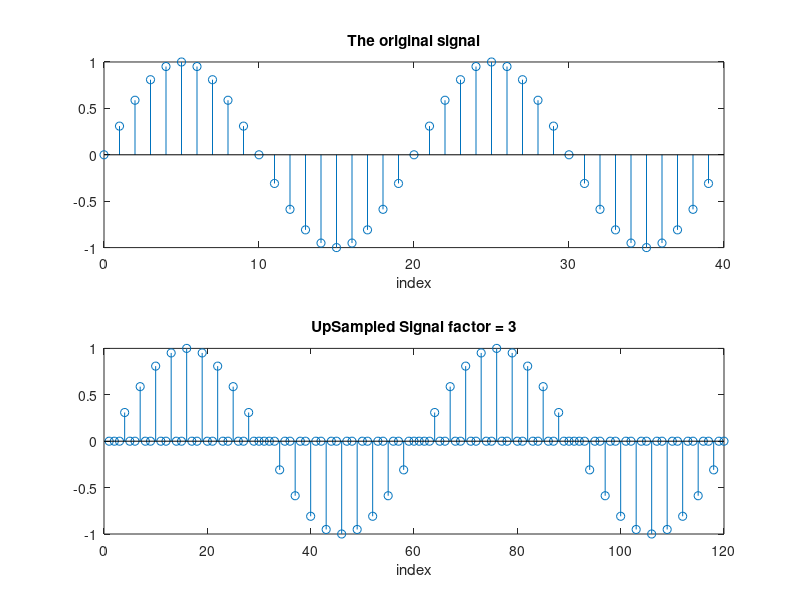

Source code (MATLAB):
clear all;
close all;

f = 0.05;
n = 0:39;
x = sin(2*pi*f*n);
subplot(211),stem(n,x),xlabel('index'),title('The original signal');

L = 3;
k = n(1);
id = 1;

for i = 1:L*length(n)
    if(~mod(k,L))
        y(i) = x(id);
        id = id + 1;
    else
        y(i) = 0;
    end
    k = k + 1;
end

subplot(212),stem(y),xlabel('index'),title('UpSampled Signal factor = 3');